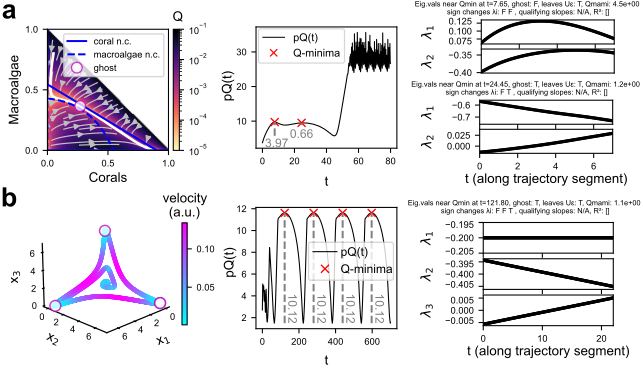

Generate this figure with Python:
import os
import sys

# Path to project root
root_dir = os.path.abspath(os.path.join(os.path.dirname(__file__), "..", ".."))

# Add src folder (parent of PyGhostID) to Python path
src_dir = os.path.join(root_dir, "src")
sys.path.insert(0, src_dir)

# Add paper folder
paper_dir = os.path.join(root_dir, "paper")
sys.path.insert(0, paper_dir)

# Import core as part of PyGhostID package
from PyGhostID import core as gid
print(gid.__file__)
import utils_paper as fun
print(fun.__file__)
import models_paper as mod

# other imports
import numpy as np
from scipy.integrate import solve_ivp
import jax
import jax.numpy as jnp
from jax.nn import sigmoid
from jax import jacfwd

import matplotlib.pyplot as plt
from mpl_toolkits.mplot3d import Axes3D
from matplotlib.gridspec import GridSpec
from matplotlib.colors import LogNorm
from mpl_toolkits.axes_grid1 import make_axes_locatable
import matplotlib.pylab as pylab


pylab.rcParams.update(fun.get_rcparams())
plt.rcParams.update({'font.family':'Arial'})

inCm = 1/2.54 # convert inch to cm for plotting

#################################################################################
#%% Figure 4a - single ghost in ecological model from Bieg et al. 2024
#################################################################################

# set parameters
a = 2.0; y = 0.7; m = 0.15; g = 0.4; Nt = 0.53; N0 = 0.5; r = 1.8; c = 0.25
parameters_bieg =  [a,Nt,N0,g,y,r,c,m]

# simulate trajectory 
dt = 0.05
timesteps = np.linspace(0,80,int(80/dt))
sol = solve_ivp(mod.bieg_etal, (0, 80), [0.05,0.8],
                    t_eval=timesteps, args=(parameters_bieg,),method='RK45')

# run ghostID
Trj=sol.y.T
ghostSeq, ctrlPlots = gid.ghostID(mod.bieg_etal,parameters_bieg,dt,Trj,peak_kwargs={"prominence":0,"width":50},ctrlOutputs={"ctrl_qplot":True,"qplot_xscale":"linear","ctrl_evplot":True,"return_ctrl_figs":True}) #

# plot phase space
xmin=0;xmax=1
ymin=0;ymax=1

Ng=160
x_range=np.linspace(xmin,xmax,Ng)
y_range=np.linspace(ymin,ymax,Ng)
grid_ss = np.meshgrid(x_range, y_range)
Xg,Yg=grid_ss

Q, coords = gid.qOnGrid(mod.bieg_etal,parameters_bieg,coords=[x_range,y_range], jit=True)

plt.figure(figsize=(4.5*inCm,6.3*inCm))
ax = plt.gca()

def flow_model(t,z): 
        return mod.bieg_etal(t,z,parameters_bieg)
U,V=fun.vector_field(flow_model,(Xg, Yg),dim='2D') 

mask = (Yg > 1 - Xg)   # region to exclude
U_masked = np.ma.masked_where(mask, U)
V_masked = np.ma.masked_where(mask, V)

ax.streamplot(
    Xg, Yg,
    U_masked, V_masked,
    density=0.8,
    color=[0.75, 0.75, 0.75, 1],
    arrowsize=0.9,
    linewidth=0.9)

# plot trajectory
ax.plot(sol.y[0],sol.y[1],'-',color='ivory',lw=2)

# plot Q-value
vmin = 1e-5 # Define log scale range 
vmax = 0.1 # Avoid zero or negative values 
Q_masked = np.ma.masked_where(mask, Q)
im = ax.imshow(Q_masked.T, extent=(x_range.min(), x_range.max(), y_range.min(), y_range.max()), origin='lower', cmap='magma_r', norm=LogNorm(vmin=vmin, vmax=vmax)) 

# nullclines
y_cNC = mod.bieg_etal_cNC(x_range,parameters_bieg)
y_mNC = mod.bieg_etal_mNC(x_range,parameters_bieg)
ax.plot(x_range,y_cNC,'-b',label='coral n.c.')
ax.plot(x_range,0*x_range,'-b')
ax.plot(x_range,y_mNC,'--b',label='macroalgae n.c.')
ax.plot(0*y_range,y_range,'--b')

# plot ghost
gx,gy = ghostSeq[0]["position"]
ax.plot(gx,gy,'ow',mec='m',markersize=8,alpha=0.75,label='ghost')

# add colorbar
divider = make_axes_locatable(ax)
cax = divider.append_axes("right", size="5%", pad=0.05)
plt.colorbar(im, cax=cax,label="Q")

#labels, limits, legend
ax.set_xlabel('Corals'); ax.set_ylabel('Macroalgae')
ax.set_xlim(xmin,xmax); ax.set_xticks([0,0.5,1])
ax.set_ylim(ymin,ymax); ax.set_yticks([0,0.5,1])
ax.legend(fontsize=7)
plt.savefig("Figure4a_phaseSpace.svg")
plt.show()

# Plot control outputs from ghostID

# pQ timeseries and Q-minima
fig, ax = ctrlPlots[0]
fig.set_size_inches(5*inCm,6*inCm)
plt.figure(fig)
plt.savefig("Figure4a_pQ.svg")
plt.show()

# eigenvalues across trajectories
fig, axes = ctrlPlots[1]
suptxt = fig._suptitle.get_text()
fig.suptitle(suptxt,fontsize=5.5)
fig.set_size_inches(5*inCm,2.25*inCm)
axes[0].set_xlim(0,7)
axes[1].set_xlim(0,7)
axes[0].set_ylabel('$\\lambda_1$')
axes[1].set_ylabel('$\\lambda_2$')
axes[1].set_xlabel('t (along trajectory segment)')
plt.figure(fig)
plt.savefig("Figure4a_evsQ1.svg")
plt.show()

fig, axes = ctrlPlots[2]
suptxt = fig._suptitle.get_text()
fig.suptitle(suptxt,fontsize=5.5)
fig.set_size_inches(5*inCm,2.25*inCm)
axes[0].set_xlim(0,7)
axes[1].set_xlim(0,7)
axes[0].set_ylabel('$\\lambda_1$')
axes[1].set_ylabel('$\\lambda_2$')
axes[1].set_xlabel('t (along trajectory segment)')
plt.figure(fig)
plt.savefig("Figure4a_evsQ2.svg")
plt.show()

#################################################################################
#%% Figure 4b - Ghost cycle in GRN from Farjami et al. 2021
#################################################################################

# set parameters
g_Farjami=1.5

# simulate trajectory 
t_end = 700
dt = 0.1
timesteps = np.linspace(0,t_end,int(t_end/dt))
sol = solve_ivp(mod.sys_Farjami2021, (0, t_end), [0.6,0.8,0.8],
                    t_eval=timesteps, args=(g_Farjami,),method='RK45',rtol=1e-6,atol=1e-6)

# run ghostID
Trj=sol.y.T
ghostSeq, ctrlPlots = gid.ghostID(mod.sys_Farjami2021,g_Farjami,dt,Trj,peak_kwargs={"prominence":2,"width":1000},ctrlOutputs={"ctrl_qplot":True,"qplot_xscale":"linear","ctrl_evplot":True,"return_ctrl_figs":True}) #

# plot trajectory

fig = plt.figure(figsize=(5*inCm,7*inCm))
ax = fig.add_subplot(projection='3d')

simX,simY,simZ = sol.y[:,::2]
        
col = fun.euklideanVelocity(sol.y[:,::2].T, 1)
cmBounds = [col.min(), col.max()]
# cmBounds = [1e-6, 0.01]
norm = plt.Normalize(cmBounds[0],cmBounds[1])
cmap=plt.get_cmap('cool')
sm = plt.cm.ScalarMappable(norm=norm, cmap=cmap)


for i in range(len(simX)-1): #
    ax.plot3D(simX[i],simY[i],simZ[i] ,'o', ms=2,color=np.asarray(cmap(norm(col[i]))[0:3]))
            
fun.noBackground(ax)
ax.view_init(20,45)

# plot ghost
for g in ghostSeq:
    gx,gy,gz = g["position"]
    ax.plot(gx,gy,gz,'ow',mec='m',markersize=7,alpha=0.75)

# add colorbar
sm = plt.cm.ScalarMappable(norm=norm, cmap=cmap)
sm.set_array([])
cbar = fig.colorbar(
    sm,
    ax=ax,
    pad=0.1,
    shrink=0.5,
    aspect=20
)
cbar.set_label("velocity (a.u.)")

# #labels
ax.set_xlabel('x$_1$'); ax.set_ylabel('x$_2$');ax.set_zlabel('x$_3$')

plt.savefig("Figure4b_phaseSpace.svg")
plt.show()

# Plot control outputs from ghostID
# pQ timeseries and Q-minima
fig, ax = ctrlPlots[0]
fig.set_size_inches(5*inCm,6*inCm)
plt.figure(fig)
plt.savefig("Figure4b_pQ.svg")
plt.show()

# eigenvalues across trajectories

fig, axes = ctrlPlots[1]
suptxt = fig._suptitle.get_text()
fig.suptitle(suptxt,fontsize=5.5)
fig.set_size_inches(5*inCm,3.75*inCm)
axes[0].set_ylim(-0.205,-0.195)
for i in range(3): axes[i].set_xlim(0,22)
axes[0].set_ylabel('$\\lambda_1$')
axes[1].set_ylabel('$\\lambda_2$')
axes[2].set_ylabel('$\\lambda_3$')
axes[2].set_xlabel('t (along trajectory segment)')
plt.figure(fig)
plt.savefig("Figure4b_evsQ1.svg")
plt.show()

fig, axes = ctrlPlots[2]
suptxt = fig._suptitle.get_text()
fig.suptitle(suptxt,fontsize=5.5)
fig.set_size_inches(5*inCm,3.75*inCm)
axes[2].set_ylim(-0.205,-0.195)
for i in range(3): axes[i].set_xlim(0,22)
axes[0].set_ylabel('$\\lambda_1$')
axes[1].set_ylabel('$\\lambda_2$')
axes[2].set_ylabel('$\\lambda_3$')
axes[2].set_xlabel('t (along trajectory segment)')
plt.figure(fig)
plt.savefig("Figure4b_evsQ2.svg")
plt.show()
